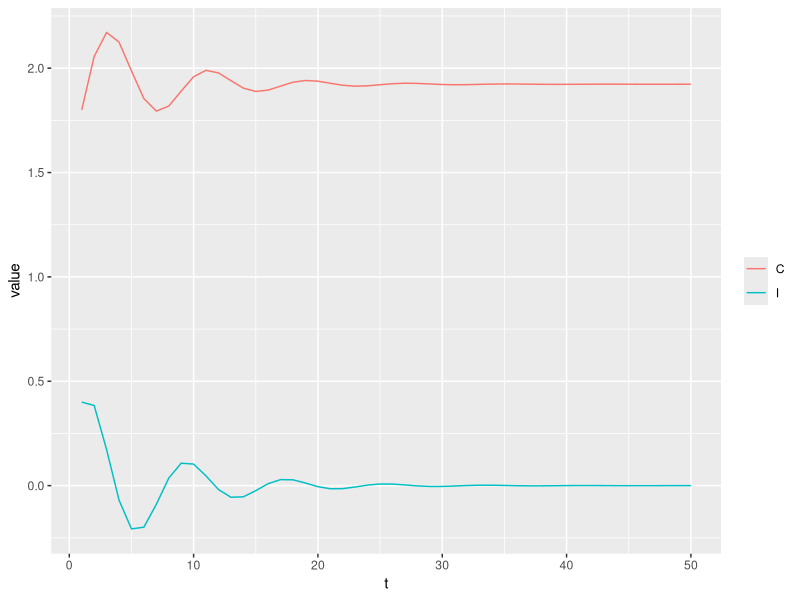

Generate this figure with R:
## ---- chunk 1
setwd('~/Desktop/Matematik og modeller/mod1/proj1')

library(tidyverse)
library(xtable)

sim_mod <- function(move, n, x1) {
  
  xs <- matrix(nrow = n, ncol = length(x1))
  xs[1,] <- x1
  for (t in 1:(n-1)) {
    xs[t+1,] <- move(xs[t,])
  }
  
  sim <- data_frame(t = 1:n, C=xs[,1], I=xs[,2])
  plt <- sim %>% 
    gather(key, value, C, I) %>% 
    ggplot(aes(t, value, color=key)) + 
    geom_line() + 
    theme(legend.title = element_blank())
  
  list('sim' = sim, 'plt' = plt)
  
}

make_matrix <- function(a,b,c) {
  matrix(c(a, (a-1)*c, a, a*c), ncol = 2)
}

a <- 0.48
b <- 1
c <- 1.5
A <- make_matrix(a,b,c)
A

move <- function(x) {
  A%*%x + c(b, b*c)
}

n <- 50
x1 <- c(1.8,0.4)
sim <- sim_mod(move, n, x1)

sim[['plt']]
sim[['sim']][(n-5):n,]

print(xtable(sim[['sim']][(n-5):n,], digits=6), file='q1tbl.tex')
